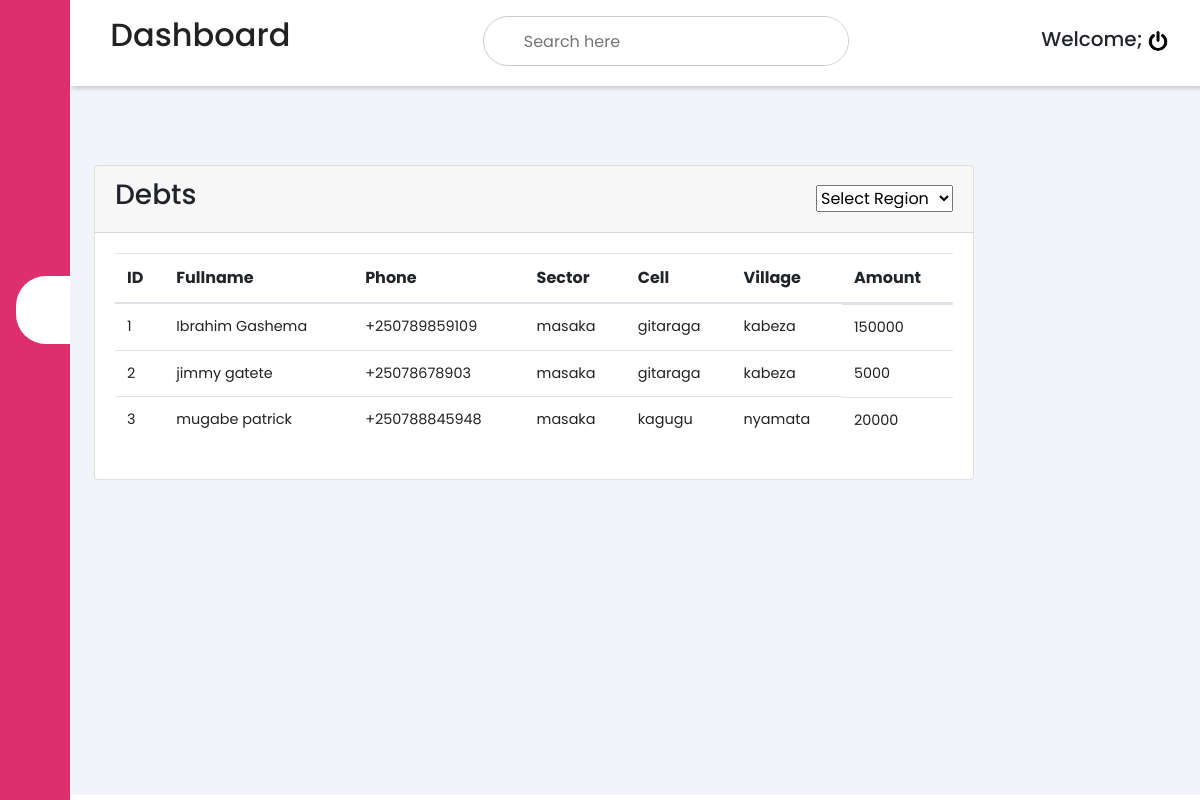
Screenshot of /debt.php with the database file from the repository.
### tables this page shows
CREATE TABLE `customers` (
  `id` int(10) NOT NULL,
  `fullname` varchar(100) NOT NULL,
  `phone` varchar(100) NOT NULL,
  `sector` varchar(100) NOT NULL,
  `cell` varchar(100) NOT NULL,
  `village` varchar(100) NOT NULL,
  `amount` varchar(100) NOT NULL,
  `sub_round` varchar(100) NOT NULL DEFAULT '0',
  `total_paid` int(100) NOT NULL DEFAULT '0',
  `unpaid` int(11) NOT NULL DEFAULT '0',
  `date_of_pay` datetime NOT NULL DEFAULT CURRENT_TIMESTAMP
);

### debt.php (the view, shortened to what this page needs)
<?php
include('config.php');
?>
<!DOCTYPE html>
<html>
<head>
	<link rel="stylesheet" href="style.css">
	<link rel="stylesheet" href="https://maxst.icons8.com/vue-static/landings/line-awesome/line-awesome/1.3.0/css/line-awesome.min.css">
	<link href="https://use.fontawesome.com/releases/v5.0.6/css/all.css" rel="stylesheet">
	<link rel="stylesheet" href="https://maxcdn.bootstrapcdn.com/bootstrap/4.5.2/css/bootstrap.min.css">
	</head>
<body>
	<div class="sidebar">
		<div class="sidebar-brand">
			<h3><span  class="las la-home"></span><span>BAHEZA SYSTEM</span></h3>
		</div>
		<div class="sidebar-menu">
			<ul>
				<li>
					<a href="dashboard.php"><span class="las la-igloo"></span><span>Dashboard</span></a>
				</li>
				<li>
					<a href="customers.php"><span class="las la-users"></span><span>Customers</span></a>
				</li>
				<li>
					<a href="invoices.php"><span class="las la-clipboard-list"></span><span>Invoices</span></a>
				</li>
				<li>
					<a href="debt.php" class="active"><span class="las la-shopping-bag"></span><span>Debts</span></a>
				</li>
				<li>
					<a href="receivers.php"><span class="las la-receipt"></span><span>Receivers</span></a>
				</li>
				<li>
					<a href="contact.php"><span class="las la-receipt"></span><span>Contacts</span></a>
				</li>
				<li>
					<a href="finance.php"><span class="las la-user-circle"></span><span>Finance</span></a>
				</li>
				<li>
					<a href="report.php"><span class="las la-clipboard-list"></span><span>Report</span></a>
				</li>
			</ul>
		</div>
	</div>
	<div class="main-content">
		<header>
			<div class="header-title">
				<h2>
					<label for="nav-toggle">
						<span class="las la-bars"></span>
					</label>
					Dashboard
				</h2>
				<div class="search-wrapper">
					<input type="search" name="" placeholder="Search here" />
				</div>
				<div class="user-wrapper">
					<div>
						<h5>
							Welcome;
							<a href="logout.php"><img src="power.png" style="height:20px"></a>
						</h5>
				</div>
			</div>
		</header>
		<main>
		<div class="recent-grid">
				<div class="projects">
					<div class="card"  style="width:55rem;">
						<div class="card-header">
							<h3>Debts</h3>
							<select>
								<option>Select Region</option>
							</select>
						</div>
						<div class="card-body">
							<div class="table-responsive">
							<table class="table">
								<thead>
									<tr>
										<th>ID</th>
										<th>Fullname</th>
										<th>Phone</th>
										<th>Sector</th>
										<th>Cell</th>
										<th>Village</th>
										<th>Amount</th>
									</tr>
								</thead>
								<tbody>
								<?php $query=mysqli_query($con,"select * from customers");
								$cnt=1;
								while($row=mysqli_fetch_array($query))
								{
									$now = date('Y-m-d');
									$reg = date('Y-m-d',strtotime($row['date_of_pay']));
									$ts1 = strtotime($reg);
									$ts2 = strtotime($now);
									$year1 = date('Y', $ts1);
									$year2 = date('Y', $ts2);
									$month1 = date('m', $ts1);
									$month2 = date('m', $ts2);
									$diff = (($year2 - $year1) * 12) + ($month2 - $month1);
									if(date('d',$ts1) > date('d',$ts2)){
										$diff = $diff - 1;
									}
									if($diff >= 1){
										$read_paid = mysqli_query($con,'select SUM(paid_amount) from invoice where cus_id ="'.$row['id'].'"') or die(mysqli_error($con));
										$su = mysqli_fetch_row($read_paid);
										$paid = $su[0];
										$unpaid = ($row['amount'] * $diff) - $paid;
									}else{
										$paid = 0;
										$unpaid = 0;
									}
									if($unpaid != 0){
								?>
									<tr>
										<td id="cusid"><?php echo htmlentities($cnt);?></td>
										<td><?php echo htmlentities($row['fullname']);?></td>
										<td><?php echo htmlentities($row['phone']);?></td>
										<td><?php echo htmlentities($row['sector']);?></td>
										<td><?php echo htmlentities($row['cell']);?></td>
										<td><?php echo htmlentities($row['village']);?></td>
										<td><?php echo $unpaid;?></td>
									</tr>
								<?php $cnt=$cnt+1; }} ?>
								</tbody>
							</table>
						</div>
					</div>
				</div>
				</div>
			</div>
			</main>
	</div>
</body>
</html>

### style.css (style rules this page uses)
:root { --main-color: #DD2F6E; --color-dark: #1D2231; --text-gray: #8390A2; }
* { padding: 0; margin: 0; box-sizing: border-box; list-style-type: none; text-decoration: none; font-family: 'Poppins', sans-serif; }
.sidebar { width: 345px; position: fixed; left: 0; top: 0; height: 100%; background: var(--main-color); z-index: 100; transition: width 300ms; }
.sidebar-brand { height: 90px; padding: 1rem 0rem 1rem 2rem; color: #fff; }
.sidebar-menu { margin-top: 1rem; }
.sidebar-menu li { width: 100%; margin-bottom: 1.3rem; padding-left: 2rem; }
.sidebar-menu a { padding-left: 1rem; display: block; color: #fff; font-size: 1.1rem; }
.sidebar-menu a.active { background: #fff; padding: 1rem; padding-bottom: 1rem; color: var(--main-color); border-radius: 30px 0px 0px 30px; }
.sidebar-menu a span:first-child { font-size: 1.5rem; padding-right: 1rem; }
.main-content { transition: margin-left 300ms; margin-left: 345px; }
.header-title { background: #fff; display: flex; justify-content: space-between; padding: 1rem; box-shadow: 2px 2px 5px rgba(0, 0, 0, 0.2); position: fixed; left: 345px; width: calc(100% - 345px); top: 0; z-index: 100; transition: left 300ms; }
.header-title h2 { color: #222; }
.header-title span { font-size: 1.7rem; padding-right: 1rem; }
.search-wrapper { border: 1px solid #ccc; border-radius: 30px; height: 50px; display: flex; align-items: center; overflow: hidden; }
.search-wrapper input { height: 100%; padding: .5rem; border: none; outline: none; }
.user-wrapper { display: flex; align-items: center; }
.user-wrapper img { border-radius: 50%; margin-right: 1rem; }
main { margin-top: 85px; padding: 2rem 1.5rem; background: #f1f5f9; min-height: calc(100vh - 90px); }
.recent-grid { margin-top: 3rem; display: grid; grid-gap: 2rem; grid-template-columns: 70% auto; }
.card { background: #fff; border-radius: 5px; }
.card-header, .card-body { padding: 1rem; }
.card-header { display: flex; justify-content: space-between; align-items: center; border-bottom: 1px solid #f0f0f0; }
table { border-collapse: collapse; }
thead tr { border-top: 1px solid #f0f0f0; border-bottom: 1px solid #f0f0f0; }
td { padding: .5rem 1rem; font-size: .9rem; color: #222; }
tr td:last-child { display: flex; align-items: center; }
.table-responsive { width: 100%; overflow-x: auto; }
@media only screen and (max-width: 1200px) { .sidebar { width: 70px; } }
@media only screen and (max-width: 1200px) { .sidebar .sidebar-brand, .sidebar li { padding-left: 1rem; text-align: center; } }
@media only screen and (max-width: 1200px) { .sidebar li a { padding-left: 0rem; } }
@media only screen and (max-width: 1200px) { .main-content { margin-left: 70px; } }
@media only screen and (max-width: 1200px) { .main-content .header-title { width: calc(100% - 70px); left: 70px; } }

### rows the page displays
customers: fullname "Ibrahim Gashema", phone "+250789859109", sector "masaka", cell "gitaraga", village "kabeza", unpaid "150000"
customers: fullname "jimmy gatete", phone "+25078678903", sector "masaka", cell "gitaraga", village "kabeza", unpaid "5000"
customers: fullname "mugabe patrick", phone "+250788845948", sector "masaka", cell "kagugu", village "nyamata", unpaid "20000"
